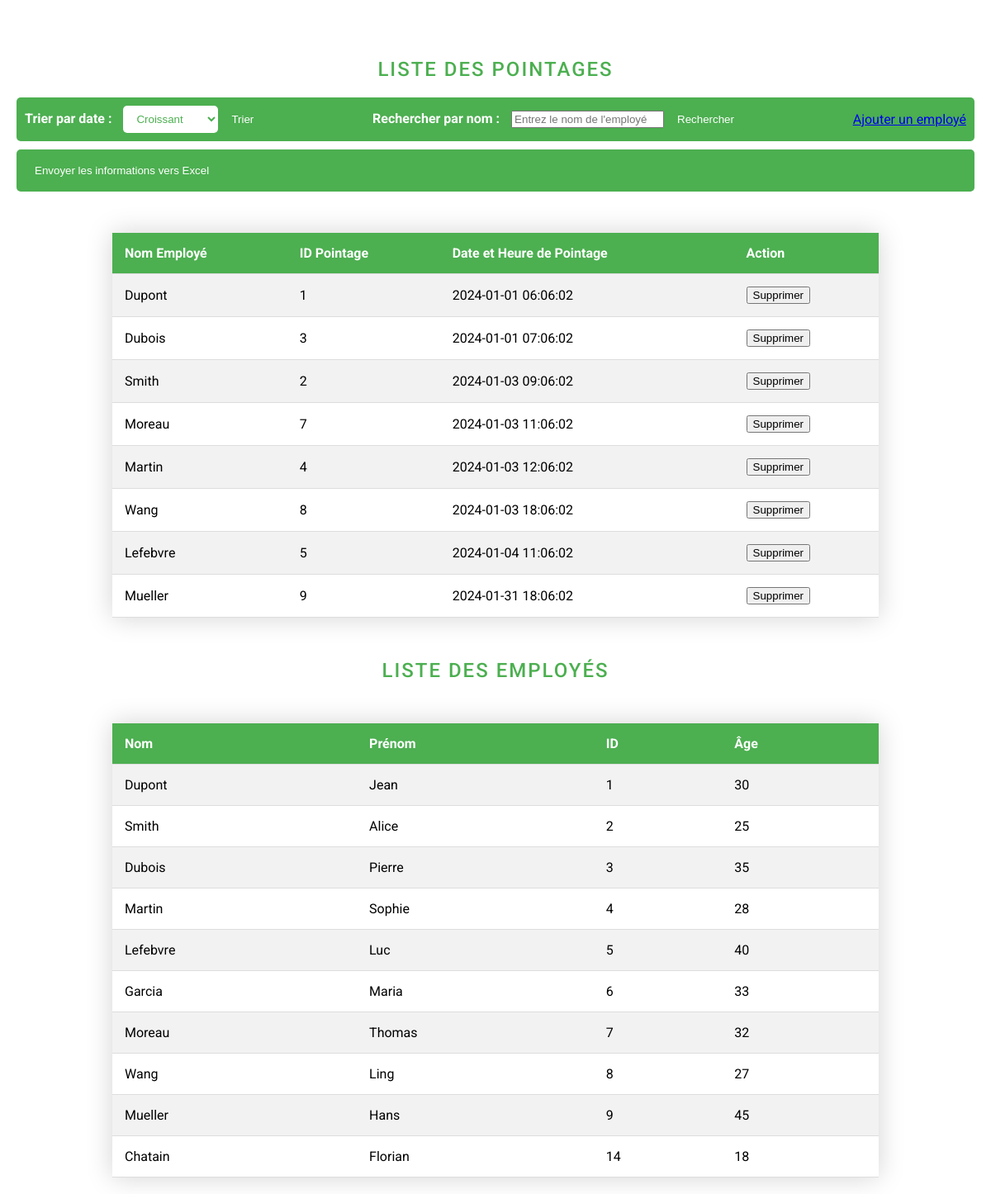
Screenshot of /liste_pointage.php with the database file from the repository.
### tables this page shows
CREATE TABLE IF NOT EXISTS `pointage` (
  `id_pointage` int NOT NULL AUTO_INCREMENT,
  `id_badge` int DEFAULT NULL,
  `date_heure_pointage` datetime DEFAULT NULL,
  PRIMARY KEY (`id_pointage`),
  KEY `id_badge` (`id_badge`)
);

CREATE TABLE IF NOT EXISTS `employe` (
  `id_employe` int NOT NULL AUTO_INCREMENT,
  `nom` varchar(255) DEFAULT NULL,
  `prenom` varchar(255) DEFAULT NULL,
  `age` int DEFAULT NULL,
  `id_badge` int DEFAULT NULL,
  PRIMARY KEY (`id_employe`),
  KEY `id_badge` (`id_badge`)
);

### liste_pointage.php (the view, shortened to what this page needs)
<!DOCTYPE html>
<html>
<head>
    <link rel="stylesheet" href="style3.css">
</head>
<body>
<div class="container">
    <h2>Liste des pointages</h2>
    <div class="sort-bar">
        <form method="post">
            <label for="order">Trier par date :</label>
            <select name="order" id="order">
                <option value="ASC">Croissant</option>
            </select>
            <input type="submit" value="Trier">
        </form>
        <form method="post">
            <label for="search">Rechercher par nom :</label>
            <input type="text" name="search" id="search" placeholder="Entrez le nom de l'employé">
            <input type="submit" value="Rechercher">
        </form>
        <a href="ajouter_employe.php" class="add-employee-button">Ajouter un employé</a>
    </div>
    <form class="sort-bar" method="post" action="export_excel.php">
        <input type="submit" name="export_excel" value="Envoyer les informations vers Excel">
    </form>
    <table>
        <tr>
            <th>Nom Employé</th>
            <th>ID Pointage</th>
            <th>Date et Heure de Pointage</th>
            <th>Action</th>
        </tr>
        <?php
        $servername = "localhost";
        $username = "root";
        $password = "";
        $dbname = "projet_objet";
        $conn = new mysqli($servername, $username, $password, $dbname);
        $order = isset($_POST['order']) ? $_POST['order'] : 'ASC';
        $search_condition = isset($_POST['search']) ? "AND employe.nom LIKE '%" . $_POST['search'] . "%'" : '';
        $sql = "SELECT pointage.id_pointage, pointage.date_heure_pointage, employe.nom
                FROM pointage
                INNER JOIN employe ON pointage.id_badge = employe.id_badge
                WHERE 1 $search_condition
                ORDER BY pointage.date_heure_pointage $order";
        $result = $conn->query($sql);
        if ($result->num_rows > 0) {
            while($row = $result->fetch_assoc()) {
                echo "<tr><td>" . $row["nom"]. "</td><td>" . $row["id_pointage"]. "</td><td>" . $row["date_heure_pointage"]. "</td><td><form method='post'><input type='hidden' name='id_pointage' value='". $row["id_pointage"]. "'><input type='submit' name='delete' value='Supprimer'></form></td></tr>";
            }
        } else {
            echo "0 results";
        }
        ?>
    </table>
    <h2>Liste des employés</h2>
    <table>
        <tr>
            <th>Nom</th>
            <th>Prénom</th>
            <th>ID</th>
            <th>Âge</th>
        </tr>
        <?php
        $servername = "localhost";
        $username = "root";
        $password = "";
        $dbname = "projet_objet";
        $conn = new mysqli($servername, $username, $password, $dbname);
        $sql = "SELECT id_employe, nom, prenom, age FROM employe";
        $result = $conn->query($sql);
        if ($result->num_rows > 0) {
            while($row = $result->fetch_assoc()) {
                echo "<tr>";
                echo "<td>" . $row["nom"] . "</td>";
                echo "<td>" . $row["prenom"] . "</td>";
                echo "<td>" . $row["id_employe"] . "</td>";
                echo "<td>" . $row["age"] . "</td>";
                echo "</tr>";
            }
        } else {
            echo "<tr><td colspan='4'>Aucun employé trouvé.</td></tr>";
        }
        ?>
    </table>
</div>
</body>
</html>

### style3.css (style rules this page uses)
body { font-family: 'Roboto', sans-serif; background-color: #f4f4f4; margin: 0; padding: 0; }
h2 { text-align: center; color: #4CAF50; margin-top: 50px; font-weight: 500; text-transform: uppercase; letter-spacing: 2px; }
table { width: 80%; margin: auto; border-collapse: collapse; margin-top: 50px; box-shadow: 0px 0px 30px #d3d3d3; transition: all 0.3s ease-in-out; }
th, td { padding: 15px; text-align: left; border-bottom: 1px solid #ddd; transition: all 0.2s ease-in-out; }
th { background-color: #4CAF50; color: white; }
tr:nth-child(even) { background-color: #f2f2f2; }
.sort-bar { background-color: #4CAF50; padding: 10px; margin-bottom: 10px; border-radius: 5px; display: flex; align-items: center; justify-content: space-between; text-align: center; }
.sort-bar label { font-weight: bold; margin-right: 10px; color: white; }
.sort-bar select, .sort-bar input[type="submit"] { padding: 8px 12px; border: none; border-radius: 5px; background-color: #fff; color: #4CAF50; cursor: pointer; transition: background-color 0.3s, color 0.3s; }
.sort-bar input[type="submit"] { background-color: #4CAF50; color: white; }
.container { max-width: 1200px; margin: 0 auto; padding: 20px; background-color: #fff; box-shadow: 0px 0px 20px rgba(0, 0, 0, 0.1); }

### rows the page displays
pointage: employe.nom "Dupont", id_pointage "1", date_heure_pointage "2024-01-01 06:06:02"
pointage: employe.nom "Dubois", id_pointage "3", date_heure_pointage "2024-01-01 07:06:02"
pointage: employe.nom "Smith", id_pointage "2", date_heure_pointage "2024-01-03 09:06:02"
pointage: employe.nom "Moreau", id_pointage "7", date_heure_pointage "2024-01-03 11:06:02"
pointage: employe.nom "Martin", id_pointage "4", date_heure_pointage "2024-01-03 12:06:02"
pointage: employe.nom "Wang", id_pointage "8", date_heure_pointage "2024-01-03 18:06:02"
pointage: employe.nom "Lefebvre", id_pointage "5", date_heure_pointage "2024-01-04 11:06:02"
pointage: employe.nom "Mueller", id_pointage "9", date_heure_pointage "2024-01-31 18:06:02"
employe: nom "Dupont", prenom "Jean", id_employe "1", age "30"
employe: nom "Smith", prenom "Alice", id_employe "2", age "25"
employe: nom "Dubois", prenom "Pierre", id_employe "3", age "35"
employe: nom "Martin", prenom "Sophie", id_employe "4", age "28"
employe: nom "Lefebvre", prenom "Luc", id_employe "5", age "40"
employe: nom "Garcia", prenom "Maria", id_employe "6", age "33"
employe: nom "Moreau", prenom "Thomas", id_employe "7", age "32"
employe: nom "Wang", prenom "Ling", id_employe "8", age "27"
employe: nom "Mueller", prenom "Hans", id_employe "9", age "45"
employe: nom "Chatain", prenom "Florian", id_employe "14", age "18"
